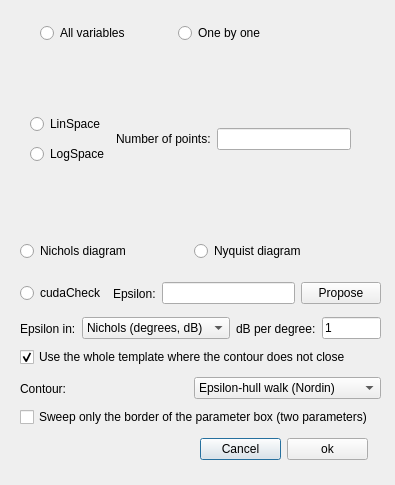
<?xml version="1.0" encoding="UTF-8"?>
<ui version="4.0">
 <class>TemplatesDialog</class>
 <widget class="QDialog" name="TemplatesDialog">
  <property name="geometry">
   <rect>
    <x>0</x>
    <y>0</y>
    <width>395</width>
    <height>485</height>
   </rect>
  </property>
  <property name="windowTitle">
   <string>Dialog</string>
  </property>
  <widget class="QStackedWidget" name="modeStack">
   <property name="geometry">
    <rect>
     <x>20</x>
     <y>60</y>
     <width>371</width>
     <height>171</height>
    </rect>
   </property>
   <widget class="QWidget" name="todos">
    <widget class="QWidget" name="layoutWidget">
     <property name="geometry">
      <rect>
       <x>10</x>
       <y>50</y>
       <width>321</width>
       <height>58</height>
      </rect>
     </property>
     <layout class="QHBoxLayout" name="horizontalLayout_4">
      <item>
       <layout class="QVBoxLayout" name="verticalLayout">
        <item>
         <widget class="QRadioButton" name="linspaceRadio">
          <property name="text">
           <string>LinSpace</string>
          </property>
         </widget>
        </item>
        <item>
         <widget class="QRadioButton" name="logspaceRadio">
          <property name="text">
           <string>LogSpace</string>
          </property>
         </widget>
        </item>
       </layout>
      </item>
      <item>
       <layout class="QHBoxLayout" name="horizontalLayout_3">
        <item>
         <widget class="QLabel" name="label">
          <property name="text">
           <string>Number of points:</string>
          </property>
         </widget>
        </item>
        <item>
         <widget class="QLineEdit" name="globalPointCount"/>
        </item>
       </layout>
      </item>
     </layout>
    </widget>
   </widget>
   <widget class="QWidget" name="page"/>
   <widget class="QWidget" name="individual">
    <widget class="QStackedWidget" name="variablesStack">
     <property name="geometry">
      <rect>
       <x>0</x>
       <y>40</y>
       <width>361</width>
       <height>131</height>
      </rect>
     </property>
     <widget class="QWidget" name="emptyPage"/>
     <widget class="QWidget" name="pNume">
      <widget class="QTabWidget" name="numeratorTabs">
       <property name="geometry">
        <rect>
         <x>0</x>
         <y>0</y>
         <width>361</width>
         <height>141</height>
        </rect>
       </property>
       <widget class="QWidget" name="tab_3">
        <attribute name="title">
         <string>Tab 1</string>
        </attribute>
       </widget>
       <widget class="QWidget" name="tab_4">
        <attribute name="title">
         <string>Tab 2</string>
        </attribute>
       </widget>
      </widget>
     </widget>
     <widget class="QWidget" name="pDeno">
      <widget class="QTabWidget" name="denominatorTabs">
       <property name="geometry">
        <rect>
         <x>0</x>
         <y>0</y>
         <width>361</width>
         <height>141</height>
        </rect>
       </property>
       <widget class="QWidget" name="tab">
        <attribute name="title">
         <string>Tab 1</string>
        </attribute>
       </widget>
       <widget class="QWidget" name="tab_2">
        <attribute name="title">
         <string>Tab 2</string>
        </attribute>
       </widget>
      </widget>
     </widget>
    </widget>
    <widget class="QWidget" name="layoutWidget1">
     <property name="geometry">
      <rect>
       <x>20</x>
       <y>10</y>
       <width>210</width>
       <height>23</height>
      </rect>
     </property>
     <layout class="QHBoxLayout" name="horizontalLayout_6">
      <item>
       <widget class="QRadioButton" name="numeratorRadio">
        <property name="text">
         <string>Numerator</string>
        </property>
       </widget>
      </item>
      <item>
       <widget class="QRadioButton" name="denominatorRadio">
        <property name="text">
         <string>Denominator</string>
        </property>
       </widget>
      </item>
     </layout>
    </widget>
   </widget>
  </widget>
  <widget class="QWidget" name="layoutWidget2">
   <property name="geometry">
    <rect>
     <x>200</x>
     <y>435</y>
     <width>168</width>
     <height>28</height>
    </rect>
   </property>
   <layout class="QHBoxLayout" name="horizontalLayout">
    <item>
     <widget class="QPushButton" name="cancelButton">
      <property name="text">
       <string>Cancel</string>
      </property>
     </widget>
    </item>
    <item>
     <widget class="QPushButton" name="okButton">
      <property name="text">
       <string>ok</string>
      </property>
     </widget>
    </item>
   </layout>
  </widget>
  <widget class="QWidget" name="layoutWidget3">
   <property name="geometry">
    <rect>
     <x>40</x>
     <y>20</y>
     <width>269</width>
     <height>26</height>
    </rect>
   </property>
   <layout class="QHBoxLayout" name="horizontalLayout_2">
    <item>
     <widget class="QRadioButton" name="allVariablesRadio">
      <property name="text">
       <string>All variables</string>
      </property>
     </widget>
    </item>
    <item>
     <widget class="QRadioButton" name="oneByOneRadio">
      <property name="text">
       <string>One by one</string>
      </property>
     </widget>
    </item>
   </layout>
  </widget>
  <widget class="QWidget" name="layoutWidget5">
   <property name="geometry">
    <rect>
     <x>20</x>
     <y>240</y>
     <width>341</width>
     <height>23</height>
    </rect>
   </property>
   <layout class="QHBoxLayout" name="horizontalLayout_7">
    <item>
     <widget class="QRadioButton" name="nicholsRadio">
      <property name="text">
       <string>Nichols diagram</string>
      </property>
     </widget>
    </item>
    <item>
     <widget class="QRadioButton" name="nyquistRadio">
      <property name="text">
       <string>Nyquist diagram</string>
      </property>
     </widget>
    </item>
   </layout>
  </widget>
  <widget class="QWidget" name="layoutWidget4">
   <property name="geometry">
    <rect>
     <x>20</x>
     <y>280</y>
     <width>361</width>
     <height>27</height>
    </rect>
   </property>
   <layout class="QHBoxLayout" name="horizontalLayout_8">
    <item>
     <widget class="QRadioButton" name="cudaCheck">
      <property name="text">
       <string>cudaCheck</string>
      </property>
     </widget>
    </item>
    <item>
     <layout class="QHBoxLayout" name="horizontalLayout_5">
      <item>
       <widget class="QLabel" name="label_2">
        <property name="text">
         <string>Epsilon:</string>
        </property>
       </widget>
      </item>
      <item>
       <widget class="QLineEdit" name="epsilonEdit">
        <property name="toolTip">
         <string>One value, or one per design frequency. Filled in with the least epsilon at which the contour of each template closes, over the grids as they are entered above.</string>
        </property>
       </widget>
      </item>
      <item>
       <widget class="QPushButton" name="proposeButton">
        <property name="toolTip">
         <string>Sweep the family over the grids entered above and fill in the least epsilon at which the contour of each template closes, in the plane chosen below.</string>
        </property>
        <property name="text">
         <string>Propose</string>
        </property>
       </widget>
      </item>
     </layout>
    </item>
   </layout>
  </widget>
  <widget class="QCheckBox" name="wholeTemplateCheck">
   <property name="geometry">
    <rect>
     <x>20</x>
     <y>345</y>
     <width>361</width>
     <height>24</height>
    </rect>
   </property>
   <property name="toolTip">
    <string>Where the contour walk does not close with the epsilon given, use the whole template as its contour at that frequency: always safe, only slower, and marked in the viewer. Unchecked, the computation stops and names the frequency instead.</string>
   </property>
   <property name="text">
    <string>Use the whole template where the contour does not close</string>
   </property>
   <property name="checked">
    <bool>true</bool>
   </property>
  </widget>
  <widget class="QCheckBox" name="borderSweepCheck">
   <property name="geometry">
    <rect>
     <x>20</x>
     <y>405</y>
     <width>361</width>
     <height>24</height>
    </rect>
   </property>
   <property name="toolTip">
    <string>With exactly two uncertain parameters, sweep only the border of the parameter box: as many evaluations as the interior grid would cost, spent on the four edges, since the worst case of every specification over a template lies on its border. The template is then a closed curve and its contour is taken by the alpha-shape. Unavailable with one or with three or more uncertain parameters.</string>
   </property>
   <property name="text">
    <string>Sweep only the border of the parameter box (two parameters)</string>
   </property>
  </widget>
  <widget class="QWidget" name="contourRow">
   <property name="geometry">
    <rect>
     <x>20</x>
     <y>375</y>
     <width>361</width>
     <height>27</height>
    </rect>
   </property>
   <layout class="QHBoxLayout" name="horizontalLayout_10">
    <item>
     <widget class="QLabel" name="contourLabel">
      <property name="text">
       <string>Contour:</string>
      </property>
     </widget>
    </item>
    <item>
     <widget class="QComboBox" name="contourCombo">
      <property name="toolTip">
       <string>How the contour of each template is extracted. The walk of Nordin is the historical epsilon-hull and can fail to close. The alpha-shape is the same boundary by its definition, edge by edge: it always closes and returns every component and hole, and the proposed epsilon is then the least that keeps the template connected.</string>
      </property>
      <item>
       <property name="text">
        <string>Epsilon-hull walk (Nordin)</string>
       </property>
      </item>
      <item>
       <property name="text">
        <string>Alpha-shape (always closes)</string>
       </property>
      </item>
     </widget>
    </item>
   </layout>
  </widget>
  <widget class="QWidget" name="epsilonMetricRow">
   <property name="geometry">
    <rect>
     <x>20</x>
     <y>315</y>
     <width>361</width>
     <height>27</height>
    </rect>
   </property>
   <layout class="QHBoxLayout" name="horizontalLayout_9">
    <item>
     <widget class="QLabel" name="metricLabel">
      <property name="text">
       <string>Epsilon in:</string>
      </property>
     </widget>
    </item>
    <item>
     <widget class="QComboBox" name="metricCombo">
      <property name="toolTip">
       <string>The plane the epsilon of the contour is measured in. Nichols: degrees and decibels, one epsilon serves every template. Complex plane: the historical reading, in the units of the plant's response.</string>
      </property>
      <item>
       <property name="text">
        <string>Nichols (degrees, dB)</string>
       </property>
      </item>
      <item>
       <property name="text">
        <string>Complex plane</string>
       </property>
      </item>
     </widget>
    </item>
    <item>
     <widget class="QLabel" name="dbPerDegreeLabel">
      <property name="text">
       <string>dB per degree:</string>
      </property>
     </widget>
    </item>
    <item>
     <widget class="QLineEdit" name="dbPerDegreeEdit">
      <property name="text">
       <string notr="true">1</string>
      </property>
      <property name="maximumSize">
       <size>
        <width>60</width>
        <height>16777215</height>
       </size>
      </property>
     </widget>
    </item>
   </layout>
  </widget>
 </widget>
 <resources/>
 <connections/>
</ui>
